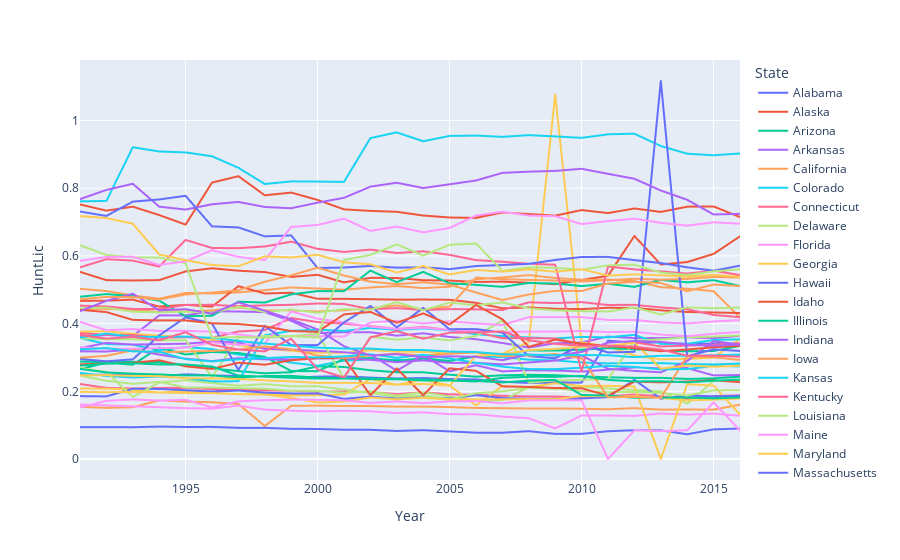

Here is the notebook cell this chart was saved with:
### Code cell
import plotly
fig = px.line(own_df,x="Year",y='HuntLic',color='State')
fig.show()

### Figure 1 — Plotly figure (JSON) as saved in the notebook; plotly's stock layout.template omitted (floating-point values rounded to 4 significant figures)
{"data": [{"hovertemplate": "State=Alabama<br>Year=%{x}<br>HuntLic=%{y}<extra></extra>", "legendgroup": "Alabama", "line": {"color": "#636efa", "dash": "solid"}, "marker": {"symbol": "circle"}, "mode": "lines", "name": "Alabama", "showlegend": true, "type": "scattergl", "x": [1991, 1992, 1993, 1994, 1995, 1996, 1997, 1998, 1999, 2000, 2001, 2002, 2003, 2004, 2005, 2006, 2007, 2008, 2009, 2010, 2011, 2012, 2013, 2014, 2015, 2016], "xaxis": "x", "y": [0.2492, 0.2488, 0.2472, 0.2447, 0.2502, 0.2471, 0.2452, 0.2437, 0.2401, 0.2434, 0.2444, 0.2406, 0.238, 0.2392, 0.2362, 0.2351, 0.2284, 0.2247, 0.226, 0.2258, 0.3495, 0.344, 0.3443, 0.3405, 0.3408, 0.3418], "yaxis": "y"}, {"hovertemplate": "State=Alaska<br>Year=%{x}<br>HuntLic=%{y}<extra></extra>", "legendgroup": "Alaska", "line": {"color": "#EF553B", "dash": "solid"}, "marker": {"symbol": "circle"}, "mode": "lines", "name": "Alaska", "showlegend": true, "type": "scattergl", "x": [1991, 1992, 1993, 1994, 1995, 1996, 1997, 1998, 1999, 2000, 2001, 2002, 2003, 2004, 2005, 2006, 2007, 2008, 2009, 2010, 2011, 2012, 2013, 2014, 2015, 2016], "xaxis": "x", "y": [0.553, 0.5285, 0.5275, 0.5285, 0.5542, 0.5635, 0.5564, 0.5523, 0.538, 0.5443, 0.5219, 0.5353, 0.5347, 0.5284, 0.5272, 0.5232, 0.524, 0.5207, 0.5165, 0.5292, 0.5412, 0.6588, 0.5747, 0.5819, 0.6061, 0.6578], "yaxis": "y"}, {"hovertemplate": "State=Arizona<br>Year=%{x}<br>HuntLic=%{y}<extra></extra>", "legendgroup": "Arizona", "line": {"color": "#00cc96", "dash": "solid"}, "marker": {"symbol": "circle"}, "mode": "lines", "name": "Arizona", "showlegend": true, "type": "scattergl", "x": [1991, 1992, 1993, 1994, 1995, 1996, 1997, 1998, 1999, 2000, 2001, 2002, 2003, 2004, 2005, 2006, 2007, 2008, 2009, 2010, 2011, 2012, 2013, 2014, 2015, 2016], "xaxis": "x", "y": [0.2882, 0.2853, 0.2871, 0.286, 0.2784, 0.2677, 0.2597, 0.2532, 0.2565, 0.2738, 0.2719, 0.2621, 0.2563, 0.2561, 0.249, 0.2432, 0.2472, 0.2489, 0.2476, 0.2439, 0.2414, 0.2398, 0.2399, 0.2366, 0.2382, 0.2432], "yaxis": "y"}, {"hovertemplate": "State=Arkansas<br>Year=%{x}<br>HuntLic=%{y}<extra></extra>", "legendgroup": "Arkansas", "line": {"color": "#ab63fa", "dash": "solid"}, "marker": {"symbol": "circle"}, "mode": "lines", "name": "Arkansas", "showlegend": true, "type": "scattergl", "x": [1991, 1992, 1993, 1994, 1995, 1996, 1997, 1998, 1999, 2000, 2001, 2002, 2003, 2004, 2005, 2006, 2007, 2008, 2009, 2010, 2011, 2012, 2013, 2014, 2015, 2016], "xaxis": "x", "y": [0.3621, 0.3663, 0.3631, 0.4242, 0.4245, 0.4365, 0.4358, 0.4339, 0.4083, 0.3718, 0.3746, 0.3745, 0.3643, 0.3715, 0.3606, 0.354, 0.3427, 0.3294, 0.3419, 0.344, 0.3618, 0.3573, 0.3572, 0.359, 0.3575, 0.3639], "yaxis": "y"}, {"hovertemplate": "State=California<br>Year=%{x}<br>HuntLic=%{y}<extra></extra>", "legendgroup": "California", "line": {"color": "#FFA15A", "dash": "solid"}, "marker": {"symbol": "circle"}, "mode": "lines", "name": "California", "showlegend": true, "type": "scattergl", "x": [1991, 1992, 1993, 1994, 1995, 1996, 1997, 1998, 1999, 2000, 2001, 2002, 2003, 2004, 2005, 2006, 2007, 2008, 2009, 2010, 2011, 2012, 2013, 2014, 2015, 2016], "xaxis": "x", "y": [0.1541, 0.1511, 0.1529, 0.1732, 0.1695, 0.1678, 0.1626, 0.09737, 0.1572, 0.1577, 0.1565, 0.1565, 0.1547, 0.1549, 0.1534, 0.1508, 0.1501, 0.1492, 0.1494, 0.1485, 0.1469, 0.1503, 0.1459, 0.1463, 0.1458, 0.1607], "yaxis": "y"}, {"hovertemplate": "State=Colorado<br>Year=%{x}<br>HuntLic=%{y}<extra></extra>", "legendgroup": "Colorado", "line": {"color": "#19d3f3", "dash": "solid"}, "marker": {"symbol": "circle"}, "mode": "lines", "name": "Colorado", "showlegend": true, "type": "scattergl", "x": [1991, 1992, 1993, 1994, 1995, 1996, 1997, 1998, 1999, 2000, 2001, 2002, 2003, 2004, 2005, 2006, 2007, 2008, 2009, 2010, 2011, 2012, 2013, 2014, 2015, 2016], "xaxis": "x", "y": [0.3576, 0.3397, 0.3376, 0.3214, 0.3307, 0.3248, 0.3084, 0.299, 0.2847, 0.2757, 0.2904, 0.2939, 0.293, 0.2912, 0.2897, 0.3045, 0.3011, 0.2936, 0.2912, 0.2852, 0.2826, 0.2838, 0.2833, 0.2805, 0.2795, 0.2819], "yaxis": "y"}, {"hovertemplate": "State=Connecticut<br>Year=%{x}<br>HuntLic=%{y}<extra></extra>", "legendgroup": "Connecticut", "line": {"color": "#FF6692", "dash": "solid"}, "marker": {"symbol": "circle"}, "mode": "lines", "name": "Connecticut", "showlegend": true, "type": "scattergl", "x": [1991, 1992, 1993, 1994, 1995, 1996, 1997, 1998, 1999, 2000, 2001, 2002, 2003, 2004, 2005, 2006, 2007, 2008, 2009, 2010, 2011, 2012, 2013, 2014, 2015, 2016], "xaxis": "x", "y": [0.2216, 0.2101, 0.2085, 0.2099, 0.2103, 0.2064, 0.2035, 0.2032, 0.2012, 0.1999, 0.1991, 0.1982, 0.1915, 0.1971, 0.1909, 0.1898, 0.1867, 0.1849, 0.1845, 0.1818, 0.1855, 0.1904, 0.1849, 0.1782, 0.186, 0.1881], "yaxis": "y"}, {"hovertemplate": "State=Delaware<br>Year=%{x}<br>HuntLic=%{y}<extra></extra>", "legendgroup": "Delaware", "line": {"color": "#B6E880", "dash": "solid"}, "marker": {"symbol": "circle"}, "mode": "lines", "name": "Delaware", "showlegend": true, "type": "scattergl", "x": [1991, 1992, 1993, 1994, 1995, 1996, 1997, 1998, 1999, 2000, 2001, 2002, 2003, 2004, 2005, 2006, 2007, 2008, 2009, 2010, 2011, 2012, 2013, 2014, 2015, 2016], "xaxis": "x", "y": [0.2468, 0.231, 0.2221, 0.2279, 0.2113, 0.2112, 0.2094, 0.2077, 0.2018, 0.2013, 0.1957, 0.2002, 0.1873, 0.1972, 0.1842, 0.1722, 0.1741, 0.2114, 0.2071, 0.2135, 0.2083, 0.2037, 0.2002, 0.1633, 0.2302, 0.232], "yaxis": "y"}, {"hovertemplate": "State=Florida<br>Year=%{x}<br>HuntLic=%{y}<extra></extra>", "legendgroup": "Florida", "line": {"color": "#FF97FF", "dash": "solid"}, "marker": {"symbol": "circle"}, "mode": "lines", "name": "Florida", "showlegend": true, "type": "scattergl", "x": [1991, 1992, 1993, 1994, 1995, 1996, 1997, 1998, 1999, 2000, 2001, 2002, 2003, 2004, 2005, 2006, 2007, 2008, 2009, 2010, 2011, 2012, 2013, 2014, 2015, 2016], "xaxis": "x", "y": [0.1612, 0.1584, 0.1555, 0.153, 0.1502, 0.1487, 0.1577, 0.1459, 0.1427, 0.1406, 0.1426, 0.1409, 0.1357, 0.1379, 0.1325, 0.1322, 0.1253, 0.1205, 0.0902, 0.1284, 0.1284, 0.1274, 0.1346, 0.131, 0.1341, 0.1277], "yaxis": "y"}, {"hovertemplate": "State=Georgia<br>Year=%{x}<br>HuntLic=%{y}<extra></extra>", "legendgroup": "Georgia", "line": {"color": "#FECB52", "dash": "solid"}, "marker": {"symbol": "circle"}, "mode": "lines", "name": "Georgia", "showlegend": true, "type": "scattergl", "x": [1991, 1992, 1993, 1994, 1995, 1996, 1997, 1998, 1999, 2000, 2001, 2002, 2003, 2004, 2005, 2006, 2007, 2008, 2009, 2010, 2011, 2012, 2013, 2014, 2015, 2016], "xaxis": "x", "y": [0.376, 0.3775, 0.3699, 0.3645, 0.3614, 0.3523, 0.3362, 0.3262, 0.3201, 0.3145, 0.3139, 0.3211, 0.3178, 0.3163, 0.3123, 0.3143, 0.311, 0.3458, 1.076, 0.3443, 0.3326, 0.3055, 0.2945, 0.2961, 0.2993, 0.355], "yaxis": "y"}, {"hovertemplate": "State=Hawaii<br>Year=%{x}<br>HuntLic=%{y}<extra></extra>", "legendgroup": "Hawaii", "line": {"color": "#636efa", "dash": "solid"}, "marker": {"symbol": "circle"}, "mode": "lines", "name": "Hawaii", "showlegend": true, "type": "scattergl", "x": [1991, 1992, 1993, 1994, 1995, 1996, 1997, 1998, 1999, 2000, 2001, 2002, 2003, 2004, 2005, 2006, 2007, 2008, 2009, 2010, 2011, 2012, 2013, 2014, 2015, 2016], "xaxis": "x", "y": [0.09403, 0.09441, 0.0939, 0.09583, 0.09451, 0.09485, 0.09219, 0.09204, 0.08911, 0.08873, 0.08647, 0.08628, 0.08283, 0.08512, 0.08149, 0.07778, 0.07772, 0.0822, 0.07416, 0.07433, 0.08199, 0.08504, 0.08469, 0.07304, 0.08762, 0.08993], "yaxis": "y"}, {"hovertemplate": "State=Idaho<br>Year=%{x}<br>HuntLic=%{y}<extra></extra>", "legendgroup": "Idaho", "line": {"color": "#EF553B", "dash": "solid"}, "marker": {"symbol": "circle"}, "mode": "lines", "name": "Idaho", "showlegend": true, "type": "scattergl", "x": [1991, 1992, 1993, 1994, 1995, 1996, 1997, 1998, 1999, 2000, 2001, 2002, 2003, 2004, 2005, 2006, 2007, 2008, 2009, 2010, 2011, 2012, 2013, 2014, 2015, 2016], "xaxis": "x", "y": [0.7521, 0.7338, 0.7455, 0.7208, 0.6925, 0.8167, 0.8356, 0.7791, 0.7871, 0.7655, 0.7376, 0.733, 0.7303, 0.7194, 0.7136, 0.7123, 0.7285, 0.7237, 0.719, 0.7355, 0.7266, 0.7402, 0.73, 0.7455, 0.7462, 0.7148], "yaxis": "y"}, {"hovertemplate": "State=Illinois<br>Year=%{x}<br>HuntLic=%{y}<extra></extra>", "legendgroup": "Illinois", "line": {"color": "#00cc96", "dash": "solid"}, "marker": {"symbol": "circle"}, "mode": "lines", "name": "Illinois", "showlegend": true, "type": "scattergl", "x": [1991, 1992, 1993, 1994, 1995, 1996, 1997, 1998, 1999, 2000, 2001, 2002, 2003, 2004, 2005, 2006, 2007, 2008, 2009, 2010, 2011, 2012, 2013, 2014, 2015, 2016], "xaxis": "x", "y": [0.2653, 0.2847, 0.2785, 0.3293, 0.3087, 0.3163, 0.313, 0.3015, 0.26, 0.2594, 0.2956, 0.2984, 0.2902, 0.2977, 0.2896, 0.3034, 0.3089, 0.321, 0.3204, 0.3229, 0.3276, 0.3243, 0.3192, 0.3183, 0.3192, 0.3343], "yaxis": "y"}, {"hovertemplate": "State=Indiana<br>Year=%{x}<br>HuntLic=%{y}<extra></extra>", "legendgroup": "Indiana", "line": {"color": "#ab63fa", "dash": "solid"}, "marker": {"symbol": "circle"}, "mode": "lines", "name": "Indiana", "showlegend": true, "type": "scattergl", "x": [1991, 1992, 1993, 1994, 1995, 1996, 1997, 1998, 1999, 2000, 2001, 2002, 2003, 2004, 2005, 2006, 2007, 2008, 2009, 2010, 2011, 2012, 2013, 2014, 2015, 2016], "xaxis": "x", "y": [0.3277, 0.343, 0.3382, 0.3394, 0.3406, 0.3464, 0.3443, 0.3254, 0.3233, 0.3197, 0.3155, 0.3088, 0.2609, 0.3069, 0.2592, 0.2772, 0.2588, 0.2622, 0.2615, 0.2584, 0.2639, 0.2707, 0.2678, 0.2688, 0.2469, 0.2481], "yaxis": "y"}, {"hovertemplate": "State=Iowa<br>Year=%{x}<br>HuntLic=%{y}<extra></extra>", "legendgroup": "Iowa", "line": {"color": "#FFA15A", "dash": "solid"}, "marker": {"symbol": "circle"}, "mode": "lines", "name": "Iowa", "showlegend": true, "type": "scattergl", "x": [1991, 1992, 1993, 1994, 1995, 1996, 1997, 1998, 1999, 2000, 2001, 2002, 2003, 2004, 2005, 2006, 2007, 2008, 2009, 2010, 2011, 2012, 2013, 2014, 2015, 2016], "xaxis": "x", "y": [0.503, 0.4962, 0.4832, 0.4734, 0.4907, 0.4892, 0.4923, 0.4988, 0.5069, 0.5037, 0.5003, 0.5066, 0.511, 0.505, 0.5091, 0.5309, 0.5363, 0.5434, 0.5348, 0.5296, 0.5301, 0.5257, 0.5077, 0.5031, 0.4959, 0.4176], "yaxis": "y"}, {"hovertemplate": "State=Kansas<br>Year=%{x}<br>HuntLic=%{y}<extra></extra>", "legendgroup": "Kansas", "line": {"color": "#19d3f3", "dash": "solid"}, "marker": {"symbol": "circle"}, "mode": "lines", "name": "Kansas", "showlegend": true, "type": "scattergl", "x": [1991, 1992, 1993, 1994, 1995, 1996, 1997, 1998, 1999, 2000, 2001, 2002, 2003, 2004, 2005, 2006, 2007, 2008, 2009, 2010, 2011, 2012, 2013, 2014, 2015, 2016], "xaxis": "x", "y": [0.2544, 0.2455, 0.2409, 0.2437, 0.239, 0.2293, 0.2296, 0.3654, 0.3787, 0.3823, 0.3783, 0.3873, 0.3819, 0.3858, 0.3803, 0.3685, 0.3632, 0.359, 0.3563, 0.3606, 0.3595, 0.3669, 0.34, 0.3404, 0.3517, 0.3537], "yaxis": "y"}, {"hovertemplate": "State=Kentucky<br>Year=%{x}<br>HuntLic=%{y}<extra></extra>", "legendgroup": "Kentucky", "line": {"color": "#FF6692", "dash": "solid"}, "marker": {"symbol": "circle"}, "mode": "lines", "name": "Kentucky", "showlegend": true, "type": "scattergl", "x": [1991, 1992, 1993, 1994, 1995, 1996, 1997, 1998, 1999, 2000, 2001, 2002, 2003, 2004, 2005, 2006, 2007, 2008, 2009, 2010, 2011, 2012, 2013, 2014, 2015, 2016], "xaxis": "x", "y": [0.3714, 0.3675, 0.3662, 0.3584, 0.3599, 0.358, 0.3768, 0.3809, 0.4166, 0.4045, 0.4, 0.3926, 0.3844, 0.3899, 0.3814, 0.3751, 0.3569, 0.3572, 0.3561, 0.3392, 0.331, 0.3446, 0.3325, 0.3348, 0.3376, 0.3424], "yaxis": "y"}, {"hovertemplate": "State=Louisiana<br>Year=%{x}<br>HuntLic=%{y}<extra></extra>", "legendgroup": "Louisiana", "line": {"color": "#B6E880", "dash": "solid"}, "marker": {"symbol": "circle"}, "mode": "lines", "name": "Louisiana", "showlegend": true, "type": "scattergl", "x": [1991, 1992, 1993, 1994, 1995, 1996, 1997, 1998, 1999, 2000, 2001, 2002, 2003, 2004, 2005, 2006, 2007, 2008, 2009, 2010, 2011, 2012, 2013, 2014, 2015, 2016], "xaxis": "x", "y": [0.3571, 0.3536, 0.3537, 0.3505, 0.3511, 0.242, 0.3587, 0.3634, 0.3631, 0.3699, 0.2383, 0.3613, 0.3526, 0.3592, 0.3504, 0.3633, 0.4092, 0.2256, 0.2321, 0.234, 0.2362, 0.349, 0.3536, 0.3594, 0.3618, 0.3651], "yaxis": "y"}, {"hovertemplate": "State=Maine<br>Year=%{x}<br>HuntLic=%{y}<extra></extra>", "legendgroup": "Maine", "line": {"color": "#FF97FF", "dash": "solid"}, "marker": {"symbol": "circle"}, "mode": "lines", "name": "Maine", "showlegend": true, "type": "scattergl", "x": [1991, 1992, 1993, 1994, 1995, 1996, 1997, 1998, 1999, 2000, 2001, 2002, 2003, 2004, 2005, 2006, 2007, 2008, 2009, 2010, 2011, 2012, 2013, 2014, 2015, 2016], "xaxis": "x", "y": [0.4051, 0.3804, 0.384, 0.3783, 0.3786, 0.3762, 0.3681, 0.3583, 0.3622, 0.3628, 0.3619, 0.4034, 0.4084, 0.4006, 0.4065, 0.4008, 0.3959, 0.4191, 0.4193, 0.4192, 0.4108, 0.4109, 0.4035, 0.4005, 0.4063, 0.4106], "yaxis": "y"}, {"hovertemplate": "State=Maryland<br>Year=%{x}<br>HuntLic=%{y}<extra></extra>", "legendgroup": "Maryland", "line": {"color": "#FECB52", "dash": "solid"}, "marker": {"symbol": "circle"}, "mode": "lines", "name": "Maryland", "showlegend": true, "type": "scattergl", "x": [1991, 1992, 1993, 1994, 1995, 1996, 1997, 1998, 1999, 2000, 2001, 2002, 2003, 2004, 2005, 2006, 2007, 2008, 2009, 2010, 2011, 2012, 2013, 2014, 2015, 2016], "xaxis": "x", "y": [0.2084, 0.208, 0.2051, 0.1964, 0.201, 0.1947, 0.1917, 0.1923, 0.1881, 0.1886, 0.1906, 0.2366, 0.2194, 0.2343, 0.2175, 0.1582, 0.216, 0.2128, 0.2237, 0.2158, 0.2163, 0.2142, 0, 0.221, 0.217, 0.1313], "yaxis": "y"}, {"hovertemplate": "State=Massachusetts<br>Year=%{x}<br>HuntLic=%{y}<extra></extra>", "legendgroup": "Massachusetts", "line": {"color": "#636efa", "dash": "solid"}, "marker": {"symbol": "circle"}, "mode": "lines", "name": "Massachusetts", "showlegend": true, "type": "scattergl", "x": [1991, 1992, 1993, 1994, 1995, 1996, 1997, 1998, 1999, 2000, 2001, 2002, 2003, 2004, 2005, 2006, 2007, 2008, 2009, 2010, 2011, 2012, 2013, 2014, 2015, 2016], "xaxis": "x", "y": [0.1857, 0.1851, 0.2075, 0.2069, 0.2032, 0.1992, 0.2021, 0.196, 0.1937, 0.1937, 0.1778, 0.1843, 0.1786, 0.1844, 0.1789, 0.1886, 0.18, 0.178, 0.1775, 0.179, 0.1826, 0.2341, 0.1781, 0.1878, 0.1852, 0.187], "yaxis": "y"}, {"hovertemplate": "State=Michigan<br>Year=%{x}<br>HuntLic=%{y}<extra></extra>", "legendgroup": "Michigan", "line": {"color": "#EF553B", "dash": "solid"}, "marker": {"symbol": "circle"}, "mode": "lines", "name": "Michigan", "showlegend": true, "type": "scattergl", "x": [1991, 1992, 1993, 1994, 1995, 1996, 1997, 1998, 1999, 2000, 2001, 2002, 2003, 2004, 2005, 2006, 2007, 2008, 2009, 2010, 2011, 2012, 2013, 2014, 2015, 2016], "xaxis": "x", "y": [0.4671, 0.4678, 0.4708, 0.4503, 0.4555, 0.45, 0.5106, 0.489, 0.4912, 0.4734, 0.4732, 0.4721, 0.4708, 0.4712, 0.4705, 0.4614, 0.4455, 0.4478, 0.4439, 0.443, 0.4469, 0.4463, 0.4393, 0.4344, 0.4331, 0.4312], "yaxis": "y"}, {"hovertemplate": "State=Minnesota<br>Year=%{x}<br>HuntLic=%{y}<extra></extra>", "legendgroup": "Minnesota", "line": {"color": "#00cc96", "dash": "solid"}, "marker": {"symbol": "circle"}, "mode": "lines", "name": "Minnesota", "showlegend": true, "type": "scattergl", "x": [1991, 1992, 1993, 1994, 1995, 1996, 1997, 1998, 1999, 2000, 2001, 2002, 2003, 2004, 2005, 2006, 2007, 2008, 2009, 2010, 2011, 2012, 2013, 2014, 2015, 2016], "xaxis": "x", "y": [0.4795, 0.4873, 0.4811, 0.4678, 0.4217, 0.4233, 0.4649, 0.4622, 0.4864, 0.4961, 0.496, 0.5567, 0.5225, 0.5529, 0.5191, 0.5145, 0.5086, 0.5202, 0.5185, 0.5109, 0.5178, 0.5086, 0.5291, 0.522, 0.5283, 0.5112], "yaxis": "y"}, {"hovertemplate": "State=Mississippi<br>Year=%{x}<br>HuntLic=%{y}<extra></extra>", "legendgroup": "Mississippi", "line": {"color": "#ab63fa", "dash": "solid"}, "marker": {"symbol": "circle"}, "mode": "lines", "name": "Mississippi", "showlegend": true, "type": "scattergl", "x": [1991, 1992, 1993, 1994, 1995, 1996, 1997, 1998, 1999, 2000, 2001, 2002, 2003, 2004, 2005, 2006, 2007, 2008, 2009, 2010, 2011, 2012, 2013, 2014, 2015, 2016], "xaxis": "x", "y": [0.3182, 0.3176, 0.3232, 0.3084, 0.2964, 0.2892, 0.298, 0.2946, 0.2942, 0.2969, 0.2979, 0.293, 0.2861, 0.2915, 0.2842, 0.2842, 0.2795, 0.2853, 0.2906, 0.3056, 0.2667, 0.2604, 0.2561, 0.2896, 0.3484, 0.338], "yaxis": "y"}, {"hovertemplate": "State=Missouri<br>Year=%{x}<br>HuntLic=%{y}<extra></extra>", "legendgroup": "Missouri", "line": {"color": "#FFA15A", "dash": "solid"}, "marker": {"symbol": "circle"}, "mode": "lines", "name": "Missouri", "showlegend": true, "type": "scattergl", "x": [1991, 1992, 1993, 1994, 1995, 1996, 1997, 1998, 1999, 2000, 2001, 2002, 2003, 2004, 2005, 2006, 2007, 2008, 2009, 2010, 2011, 2012, 2013, 2014, 2015, 2016], "xaxis": "x", "y": [0.4443, 0.4432, 0.4412, 0.4341, 0.4361, 0.439, 0.4475, 0.4394, 0.4393, 0.4358, 0.4395, 0.4453, 0.4538, 0.4425, 0.4506, 0.536, 0.5312, 0.5291, 0.5274, 0.5247, 0.5283, 0.5325, 0.5298, 0.5322, 0.538, 0.5362], "yaxis": "y"}, {"hovertemplate": "State=Montana<br>Year=%{x}<br>HuntLic=%{y}<extra></extra>", "legendgroup": "Montana", "line": {"color": "#19d3f3", "dash": "solid"}, "marker": {"symbol": "circle"}, "mode": "lines", "name": "Montana", "showlegend": true, "type": "scattergl", "x": [1991, 1992, 1993, 1994, 1995, 1996, 1997, 1998, 1999, 2000, 2001, 2002, 2003, 2004, 2005, 2006, 2007, 2008, 2009, 2010, 2011, 2012, 2013, 2014, 2015, 2016], "xaxis": "x", "y": [0.7613, 0.7625, 0.9211, 0.9086, 0.9059, 0.8946, 0.8604, 0.8125, 0.8202, 0.8198, 0.8188, 0.9481, 0.9651, 0.9387, 0.9546, 0.9555, 0.9519, 0.9569, 0.9532, 0.9489, 0.9594, 0.9612, 0.9247, 0.902, 0.8974, 0.9028], "yaxis": "y"}, {"hovertemplate": "State=Nebraska<br>Year=%{x}<br>HuntLic=%{y}<extra></extra>", "legendgroup": "Nebraska", "line": {"color": "#FF6692", "dash": "solid"}, "marker": {"symbol": "circle"}, "mode": "lines", "name": "Nebraska", "showlegend": true, "type": "scattergl", "x": [1991, 1992, 1993, 1994, 1995, 1996, 1997, 1998, 1999, 2000, 2001, 2002, 2003, 2004, 2005, 2006, 2007, 2008, 2009, 2010, 2011, 2012, 2013, 2014, 2015, 2016], "xaxis": "x", "y": [0.4531, 0.4507, 0.4434, 0.4431, 0.4551, 0.4557, 0.4514, 0.454, 0.4556, 0.4594, 0.4582, 0.4427, 0.4458, 0.44, 0.4429, 0.4422, 0.4401, 0.4629, 0.4608, 0.4635, 0.4551, 0.4555, 0.4478, 0.4424, 0.4256, 0.4191], "yaxis": "y"}, {"hovertemplate": "State=Nevada<br>Year=%{x}<br>HuntLic=%{y}<extra></extra>", "legendgroup": "Nevada", "line": {"color": "#B6E880", "dash": "solid"}, "marker": {"symbol": "circle"}, "mode": "lines", "name": "Nevada", "showlegend": true, "type": "scattergl", "x": [1991, 1992, 1993, 1994, 1995, 1996, 1997, 1998, 1999, 2000, 2001, 2002, 2003, 2004, 2005, 2006, 2007, 2008, 2009, 2010, 2011, 2012, 2013, 2014, 2015, 2016], "xaxis": "x", "y": [0.2695, 0.2571, 0.1833, 0.2261, 0.2326, 0.2242, 0.2164, 0.2211, 0.2151, 0.2149, 0.2055, 0.1951, 0.1837, 0.1878, 0.1767, 0.1942, 0.2, 0.21, 0.2088, 0.2004, 0.1976, 0.1982, 0.1948, 0.1877, 0.2027, 0.2032], "yaxis": "y"}, {"hovertemplate": "State=New Hampshire<br>Year=%{x}<br>HuntLic=%{y}<extra></extra>", "legendgroup": "New Hampshire", "line": {"color": "#FF97FF", "dash": "solid"}, "marker": {"symbol": "circle"}, "mode": "lines", "name": "New Hampshire", "showlegend": true, "type": "scattergl", "x": [1991, 1992, 1993, 1994, 1995, 1996, 1997, 1998, 1999, 2000, 2001, 2002, 2003, 2004, 2005, 2006, 2007, 2008, 2009, 2010, 2011, 2012, 2013, 2014, 2015, 2016], "xaxis": "x", "y": [0.3303, 0.3258, 0.3258, 0.3276, 0.329, 0.3448, 0.3369, 0.3419, 0.4362, 0.4147, 0.4037, 0.3912, 0.384, 0.388, 0.3812, 0.378, 0.3748, 0.3765, 0.3765, 0.3783, 0.3752, 0.3759, 0.3676, 0.3629, 0.37, 0.3753], "yaxis": "y"}, {"hovertemplate": "State=New Jersey<br>Year=%{x}<br>HuntLic=%{y}<extra></extra>", "legendgroup": "New Jersey", "line": {"color": "#FECB52", "dash": "solid"}, "marker": {"symbol": "circle"}, "mode": "lines", "name": "New Jersey", "showlegend": true, "type": "scattergl", "x": [1991, 1992, 1993, 1994, 1995, 1996, 1997, 1998, 1999, 2000, 2001, 2002, 2003, 2004, 2005, 2006, 2007, 2008, 2009, 2010, 2011, 2012, 2013, 2014, 2015, 2016], "xaxis": "x", "y": [0.1985, 0.1974, 0.1982, 0.1967, 0.1947, 0.1949, 0.1915, 0.1905, 0.1808, 0.167, 0.1698, 0.1818, 0.1762, 0.1809, 0.1756, 0.1762, 0.176, 0.1772, 0.1768, 0.186, 0.1855, 0.1856, 0.1804, 0.1733, 0.1753, 0.1788], "yaxis": "y"}, {"hovertemplate": "State=New Mexico<br>Year=%{x}<br>HuntLic=%{y}<extra></extra>", "legendgroup": "New Mexico", "line": {"color": "#636efa", "dash": "solid"}, "marker": {"symbol": "circle"}, "mode": "lines", "name": "New Mexico", "showlegend": true, "type": "scattergl", "x": [1991, 1992, 1993, 1994, 1995, 1996, 1997, 1998, 1999, 2000, 2001, 2002, 2003, 2004, 2005, 2006, 2007, 2008, 2009, 2010, 2011, 2012, 2013, 2014, 2015, 2016], "xaxis": "x", "y": [0.2956, 0.2887, 0.2944, 0.3651, 0.4185, 0.4004, 0.263, 0.3933, 0.3365, 0.3367, 0.4035, 0.4523, 0.389, 0.4465, 0.3834, 0.3839, 0.3733, 0.3041, 0.2975, 0.3376, 0.3149, 0.3166, 1.117, 0.3037, 0.3238, 0.3193], "yaxis": "y"}, {"hovertemplate": "State=New York<br>Year=%{x}<br>HuntLic=%{y}<extra></extra>", "legendgroup": "New York", "line": {"color": "#EF553B", "dash": "solid"}, "marker": {"symbol": "circle"}, "mode": "lines", "name": "New York", "showlegend": true, "type": "scattergl", "x": [1991, 1992, 1993, 1994, 1995, 1996, 1997, 1998, 1999, 2000, 2001, 2002, 2003, 2004, 2005, 2006, 2007, 2008, 2009, 2010, 2011, 2012, 2013, 2014, 2015, 2016], "xaxis": "x", "y": [0.2799, 0.2816, 0.2842, 0.2917, 0.2737, 0.2662, 0.2844, 0.2786, 0.2916, 0.2983, 0.2988, 0.1884, 0.2676, 0.1883, 0.2679, 0.2606, 0.2145, 0.2129, 0.2097, 0.209, 0.187, 0.2286, 0.2265, 0.2289, 0.2327, 0.2272], "yaxis": "y"}, {"hovertemplate": "State=North Carolina<br>Year=%{x}<br>HuntLic=%{y}<extra></extra>", "legendgroup": "North Carolina", "line": {"color": "#00cc96", "dash": "solid"}, "marker": {"symbol": "circle"}, "mode": "lines", "name": "North Carolina", "showlegend": true, "type": "scattergl", "x": [1991, 1992, 1993, 1994, 1995, 1996, 1997, 1998, 1999, 2000, 2001, 2002, 2003, 2004, 2005, 2006, 2007, 2008, 2009, 2010, 2011, 2012, 2013, 2014, 2015, 2016], "xaxis": "x", "y": [0.2662, 0.2558, 0.2521, 0.2497, 0.2469, 0.247, 0.2406, 0.2451, 0.2456, 0.2405, 0.2378, 0.238, 0.2363, 0.2348, 0.2324, 0.2307, 0.2261, 0.2316, 0.2338, 0.1892, 0.1874, 0.1809, 0.1813, 0.1814, 0.1792, 0.182], "yaxis": "y"}, {"hovertemplate": "State=North Dakota<br>Year=%{x}<br>HuntLic=%{y}<extra></extra>", "legendgroup": "North Dakota", "line": {"color": "#ab63fa", "dash": "solid"}, "marker": {"symbol": "circle"}, "mode": "lines", "name": "North Dakota", "showlegend": true, "type": "scattergl", "x": [1991, 1992, 1993, 1994, 1995, 1996, 1997, 1998, 1999, 2000, 2001, 2002, 2003, 2004, 2005, 2006, 2007, 2008, 2009, 2010, 2011, 2012, 2013, 2014, 2015, 2016], "xaxis": "x", "y": [0.7679, 0.795, 0.8132, 0.7455, 0.7369, 0.7526, 0.7595, 0.7447, 0.7409, 0.7574, 0.7717, 0.8047, 0.8163, 0.8006, 0.8117, 0.8229, 0.8454, 0.849, 0.8512, 0.8575, 0.8426, 0.8279, 0.7933, 0.7659, 0.7225, 0.7244], "yaxis": "y"}, {"hovertemplate": "State=Ohio<br>Year=%{x}<br>HuntLic=%{y}<extra></extra>", "legendgroup": "Ohio", "line": {"color": "#FFA15A", "dash": "solid"}, "marker": {"symbol": "circle"}, "mode": "lines", "name": "Ohio", "showlegend": true, "type": "scattergl", "x": [1991, 1992, 1993, 1994, 1995, 1996, 1997, 1998, 1999, 2000, 2001, 2002, 2003, 2004, 2005, 2006, 2007, 2008, 2009, 2010, 2011, 2012, 2013, 2014, 2015, 2016], "xaxis": "x", "y": [0.2995, 0.3048, 0.3212, 0.3153, 0.3175, 0.3192, 0.3235, 0.3326, 0.3242, 0.3057, 0.2987, 0.3061, 0.3114, 0.3055, 0.311, 0.3147, 0.3038, 0.3055, 0.3101, 0.2977, 0.1823, 0.1834, 0.1807, 0.3035, 0.3005, 0.2927], "yaxis": "y"}, {"hovertemplate": "State=Oklahoma<br>Year=%{x}<br>HuntLic=%{y}<extra></extra>", "legendgroup": "Oklahoma", "line": {"color": "#19d3f3", "dash": "solid"}, "marker": {"symbol": "circle"}, "mode": "lines", "name": "Oklahoma", "showlegend": true, "type": "scattergl", "x": [1991, 1992, 1993, 1994, 1995, 1996, 1997, 1998, 1999, 2000, 2001, 2002, 2003, 2004, 2005, 2006, 2007, 2008, 2009, 2010, 2011, 2012, 2013, 2014, 2015, 2016], "xaxis": "x", "y": [0.3239, 0.3279, 0.3181, 0.3169, 0.295, 0.2882, 0.2947, 0.2978, 0.3017, 0.3001, 0.3031, 0.3095, 0.2989, 0.3079, 0.2971, 0.2842, 0.2729, 0.2657, 0.2656, 0.2697, 0.2751, 0.272, 0.2647, 0.2658, 0.2745, 0.2737], "yaxis": "y"}, {"hovertemplate": "State=Oregon<br>Year=%{x}<br>HuntLic=%{y}<extra></extra>", "legendgroup": "Oregon", "line": {"color": "#FF6692", "dash": "solid"}, "marker": {"symbol": "circle"}, "mode": "lines", "name": "Oregon", "showlegend": true, "type": "scattergl", "x": [1991, 1992, 1993, 1994, 1995, 1996, 1997, 1998, 1999, 2000, 2001, 2002, 2003, 2004, 2005, 2006, 2007, 2008, 2009, 2010, 2011, 2012, 2013, 2014, 2015, 2016], "xaxis": "x", "y": [0.5662, 0.5904, 0.5861, 0.5686, 0.6473, 0.6236, 0.6229, 0.6279, 0.6422, 0.621, 0.6117, 0.6187, 0.6087, 0.6138, 0.6031, 0.5877, 0.5828, 0.577, 0.5739, 0.259, 0.5688, 0.5603, 0.5544, 0.5479, 0.5564, 0.5435], "yaxis": "y"}, {"hovertemplate": "State=Pennsylvania<br>Year=%{x}<br>HuntLic=%{y}<extra></extra>", "legendgroup": "Pennsylvania", "line": {"color": "#B6E880", "dash": "solid"}, "marker": {"symbol": "circle"}, "mode": "lines", "name": "Pennsylvania", "showlegend": true, "type": "scattergl", "x": [1991, 1992, 1993, 1994, 1995, 1996, 1997, 1998, 1999, 2000, 2001, 2002, 2003, 2004, 2005, 2006, 2007, 2008, 2009, 2010, 2011, 2012, 2013, 2014, 2015, 2016], "xaxis": "x", "y": [0.4457, 0.447, 0.4351, 0.4332, 0.4352, 0.4325, 0.4496, 0.4344, 0.4416, 0.4321, 0.443, 0.441, 0.4636, 0.4396, 0.4622, 0.4542, 0.4626, 0.4451, 0.4393, 0.4368, 0.4358, 0.4478, 0.4269, 0.4478, 0.4455, 0.4474], "yaxis": "y"}, {"hovertemplate": "State=Rhode Island<br>Year=%{x}<br>HuntLic=%{y}<extra></extra>", "legendgroup": "Rhode Island", "line": {"color": "#FF97FF", "dash": "solid"}, "marker": {"symbol": "circle"}, "mode": "lines", "name": "Rhode Island", "showlegend": true, "type": "scattergl", "x": [1991, 1992, 1993, 1994, 1995, 1996, 1997, 1998, 1999, 2000, 2001, 2002, 2003, 2004, 2005, 2006, 2007, 2008, 2009, 2010, 2011, 2012, 2013, 2014, 2015, 2016], "xaxis": "x", "y": [0.1524, 0.1719, 0.1759, 0.1726, 0.175, 0.1525, 0.1703, 0.1738, 0.1754, 0.1748, 0.1735, 0.1657, 0.1701, 0.165, 0.1704, 0.1711, 0.1645, 0.1733, 0.1734, 0.1735, 0, 0.08452, 0.08239, 0.0849, 0.1672, 0.08404], "yaxis": "y"}, {"hovertemplate": "State=South Carolina<br>Year=%{x}<br>HuntLic=%{y}<extra></extra>", "legendgroup": "South Carolina", "line": {"color": "#FECB52", "dash": "solid"}, "marker": {"symbol": "circle"}, "mode": "lines", "name": "South Carolina", "showlegend": true, "type": "scattergl", "x": [1991, 1992, 1993, 1994, 1995, 1996, 1997, 1998, 1999, 2000, 2001, 2002, 2003, 2004, 2005, 2006, 2007, 2008, 2009, 2010, 2011, 2012, 2013, 2014, 2015, 2016], "xaxis": "x", "y": [0.2472, 0.2478, 0.2457, 0.2448, 0.2386, 0.2383, 0.2363, 0.2324, 0.2293, 0.225, 0.225, 0.2247, 0.2198, 0.2219, 0.2167, 0.3048, 0.309, 0.3219, 0.325, 0.3318, 0.334, 0.3436, 0.2669, 0.2763, 0.2727, 0.2756], "yaxis": "y"}, {"hovertemplate": "State=South Dakota<br>Year=%{x}<br>HuntLic=%{y}<extra></extra>", "legendgroup": "South Dakota", "line": {"color": "#636efa", "dash": "solid"}, "marker": {"symbol": "circle"}, "mode": "lines", "name": "South Dakota", "showlegend": true, "type": "scattergl", "x": [1991, 1992, 1993, 1994, 1995, 1996, 1997, 1998, 1999, 2000, 2001, 2002, 2003, 2004, 2005, 2006, 2007, 2008, 2009, 2010, 2011, 2012, 2013, 2014, 2015, 2016], "xaxis": "x", "y": [0.7312, 0.7182, 0.7604, 0.7669, 0.7776, 0.6874, 0.6842, 0.6579, 0.6607, 0.5642, 0.5659, 0.5703, 0.5653, 0.5665, 0.561, 0.5702, 0.5731, 0.5766, 0.5882, 0.5968, 0.5972, 0.5876, 0.579, 0.5664, 0.5563, 0.5713], "yaxis": "y"}, {"hovertemplate": "State=Tennessee<br>Year=%{x}<br>HuntLic=%{y}<extra></extra>", "legendgroup": "Tennessee", "line": {"color": "#EF553B", "dash": "solid"}, "marker": {"symbol": "circle"}, "mode": "lines", "name": "Tennessee", "showlegend": true, "type": "scattergl", "x": [1991, 1992, 1993, 1994, 1995, 1996, 1997, 1998, 1999, 2000, 2001, 2002, 2003, 2004, 2005, 2006, 2007, 2008, 2009, 2010, 2011, 2012, 2013, 2014, 2015, 2016], "xaxis": "x", "y": [0.4409, 0.4341, 0.4111, 0.4094, 0.4095, 0.4009, 0.3989, 0.3918, 0.378, 0.3759, 0.4273, 0.4345, 0.4023, 0.4302, 0.3975, 0.4552, 0.4128, 0.3314, 0.3528, 0.3405, 0.3345, 0.3273, 0.3185, 0.3237, 0.3299, 0.3346], "yaxis": "y"}, {"hovertemplate": "State=Texas<br>Year=%{x}<br>HuntLic=%{y}<extra></extra>", "legendgroup": "Texas", "line": {"color": "#00cc96", "dash": "solid"}, "marker": {"symbol": "circle"}, "mode": "lines", "name": "Texas", "showlegend": true, "type": "scattergl", "x": [1991, 1992, 1993, 1994, 1995, 1996, 1997, 1998, 1999, 2000, 2001, 2002, 2003, 2004, 2005, 2006, 2007, 2008, 2009, 2010, 2011, 2012, 2013, 2014, 2015, 2016], "xaxis": "x", "y": [0.276, 0.2816, 0.2828, 0.2792, 0.2791, 0.2734, 0.2464, 0.2433, 0.2399, 0.2377, 0.2378, 0.2358, 0.2359, 0.2321, 0.2319, 0.2291, 0.2398, 0.243, 0.2428, 0.2456, 0.2337, 0.2294, 0.23, 0.2266, 0.2312, 0.2348], "yaxis": "y"}, {"hovertemplate": "State=Utah<br>Year=%{x}<br>HuntLic=%{y}<extra></extra>", "legendgroup": "Utah", "line": {"color": "#ab63fa", "dash": "solid"}, "marker": {"symbol": "circle"}, "mode": "lines", "name": "Utah", "showlegend": true, "type": "scattergl", "x": [1991, 1992, 1993, 1994, 1995, 1996, 1997, 1998, 1999, 2000, 2001, 2002, 2003, 2004, 2005, 2006, 2007, 2008, 2009, 2010, 2011, 2012, 2013, 2014, 2015, 2016], "xaxis": "x", "y": [0.4368, 0.4673, 0.4883, 0.4392, 0.4427, 0.4294, 0.4629, 0.4383, 0.4127, 0.3827, 0.3333, 0.3056, 0.3097, 0.3007, 0.3035, 0.302, 0.2919, 0.309, 0.3056, 0.3162, 0.3439, 0.3485, 0.3461, 0.3379, 0.3346, 0.3384], "yaxis": "y"}, {"hovertemplate": "State=Vermont<br>Year=%{x}<br>HuntLic=%{y}<extra></extra>", "legendgroup": "Vermont", "line": {"color": "#FFA15A", "dash": "solid"}, "marker": {"symbol": "circle"}, "mode": "lines", "name": "Vermont", "showlegend": true, "type": "scattergl", "x": [1991, 1992, 1993, 1994, 1995, 1996, 1997, 1998, 1999, 2000, 2001, 2002, 2003, 2004, 2005, 2006, 2007, 2008, 2009, 2010, 2011, 2012, 2013, 2014, 2015, 2016], "xaxis": "x", "y": [0.4719, 0.4787, 0.4783, 0.4712, 0.4862, 0.4917, 0.4987, 0.5237, 0.5427, 0.5653, 0.5421, 0.524, 0.5167, 0.5221, 0.5153, 0.4919, 0.4697, 0.4861, 0.4969, 0.4965, 0.5182, 0.5237, 0.5199, 0.4958, 0.5155, 0.5111], "yaxis": "y"}, {"hovertemplate": "State=Virginia<br>Year=%{x}<br>HuntLic=%{y}<extra></extra>", "legendgroup": "Virginia", "line": {"color": "#19d3f3", "dash": "solid"}, "marker": {"symbol": "circle"}, "mode": "lines", "name": "Virginia", "showlegend": true, "type": "scattergl", "x": [1991, 1992, 1993, 1994, 1995, 1996, 1997, 1998, 1999, 2000, 2001, 2002, 2003, 2004, 2005, 2006, 2007, 2008, 2009, 2010, 2011, 2012, 2013, 2014, 2015, 2016], "xaxis": "x", "y": [0.3585, 0.3707, 0.3609, 0.3607, 0.3618, 0.358, 0.3489, 0.3411, 0.3351, 0.3291, 0.3263, 0.3261, 0.3219, 0.322, 0.3174, 0.3161, 0.3095, 0.3081, 0.3064, 0.307, 0.3065, 0.3008, 0.3051, 0.305, 0.3067, 0.3082], "yaxis": "y"}, {"hovertemplate": "State=Washington<br>Year=%{x}<br>HuntLic=%{y}<extra></extra>", "legendgroup": "Washington", "line": {"color": "#FF6692", "dash": "solid"}, "marker": {"symbol": "circle"}, "mode": "lines", "name": "Washington", "showlegend": true, "type": "scattergl", "x": [1991, 1992, 1993, 1994, 1995, 1996, 1997, 1998, 1999, 2000, 2001, 2002, 2003, 2004, 2005, 2006, 2007, 2008, 2009, 2010, 2011, 2012, 2013, 2014, 2015, 2016], "xaxis": "x", "y": [0.3662, 0.3557, 0.361, 0.3505, 0.3748, 0.3374, 0.3235, 0.318, 0.3553, 0.2647, 0.2412, 0.3592, 0.3779, 0.3555, 0.3732, 0.3739, 0.3769, 0.3507, 0.3401, 0.3348, 0.335, 0.332, 0.3234, 0.3053, 0.3054, 0.3022], "yaxis": "y"}, {"hovertemplate": "State=West Virginia<br>Year=%{x}<br>HuntLic=%{y}<extra></extra>", "legendgroup": "West Virginia", "line": {"color": "#B6E880", "dash": "solid"}, "marker": {"symbol": "circle"}, "mode": "lines", "name": "West Virginia", "showlegend": true, "type": "scattergl", "x": [1991, 1992, 1993, 1994, 1995, 1996, 1997, 1998, 1999, 2000, 2001, 2002, 2003, 2004, 2005, 2006, 2007, 2008, 2009, 2010, 2011, 2012, 2013, 2014, 2015, 2016], "xaxis": "x", "y": [0.6315, 0.6029, 0.5958, 0.5953, 0.5783, 0.3585, 0.3604, 0.3589, 0.3628, 0.3591, 0.5882, 0.6028, 0.6343, 0.601, 0.6329, 0.6368, 0.556, 0.5662, 0.5651, 0.559, 0.5722, 0.5742, 0.5509, 0.5437, 0.5544, 0.5607], "yaxis": "y"}, {"hovertemplate": "State=Wisconsin<br>Year=%{x}<br>HuntLic=%{y}<extra></extra>", "legendgroup": "Wisconsin", "line": {"color": "#FF97FF", "dash": "solid"}, "marker": {"symbol": "circle"}, "mode": "lines", "name": "Wisconsin", "showlegend": true, "type": "scattergl", "x": [1991, 1992, 1993, 1994, 1995, 1996, 1997, 1998, 1999, 2000, 2001, 2002, 2003, 2004, 2005, 2006, 2007, 2008, 2009, 2010, 2011, 2012, 2013, 2014, 2015, 2016], "xaxis": "x", "y": [0.5856, 0.5969, 0.5976, 0.5734, 0.584, 0.6172, 0.5972, 0.5877, 0.6857, 0.6915, 0.7101, 0.6738, 0.6867, 0.6696, 0.6826, 0.7192, 0.7306, 0.7193, 0.7175, 0.6941, 0.7031, 0.7102, 0.6977, 0.6894, 0.6994, 0.6952], "yaxis": "y"}, {"hovertemplate": "State=Wyoming<br>Year=%{x}<br>HuntLic=%{y}<extra></extra>", "legendgroup": "Wyoming", "line": {"color": "#FECB52", "dash": "solid"}, "marker": {"symbol": "circle"}, "mode": "lines", "name": "Wyoming", "showlegend": true, "type": "scattergl", "x": [1991, 1992, 1993, 1994, 1995, 1996, 1997, 1998, 1999, 2000, 2001, 2002, 2003, 2004, 2005, 2006, 2007, 2008, 2009, 2010, 2011, 2012, 2013, 2014, 2015, 2016], "xaxis": "x", "y": [0.7177, 0.7118, 0.6951, 0.6045, 0.5874, 0.5731, 0.5696, 0.5987, 0.5955, 0.6033, 0.5813, 0.5753, 0.551, 0.5701, 0.5452, 0.5586, 0.5536, 0.5604, 0.5534, 0.5608, 0.542, 0.5456, 0.5427, 0.5388, 0.5444, 0.5384], "yaxis": "y"}], "layout": {"legend": {"title": {"text": "State"}, "tracegroupgap": 0}, "margin": {"t": 60}, "xaxis": {"anchor": "y", "domain": [0, 1], "title": {"text": "Year"}}, "yaxis": {"anchor": "x", "domain": [0, 1], "title": {"text": "HuntLic"}}}}
